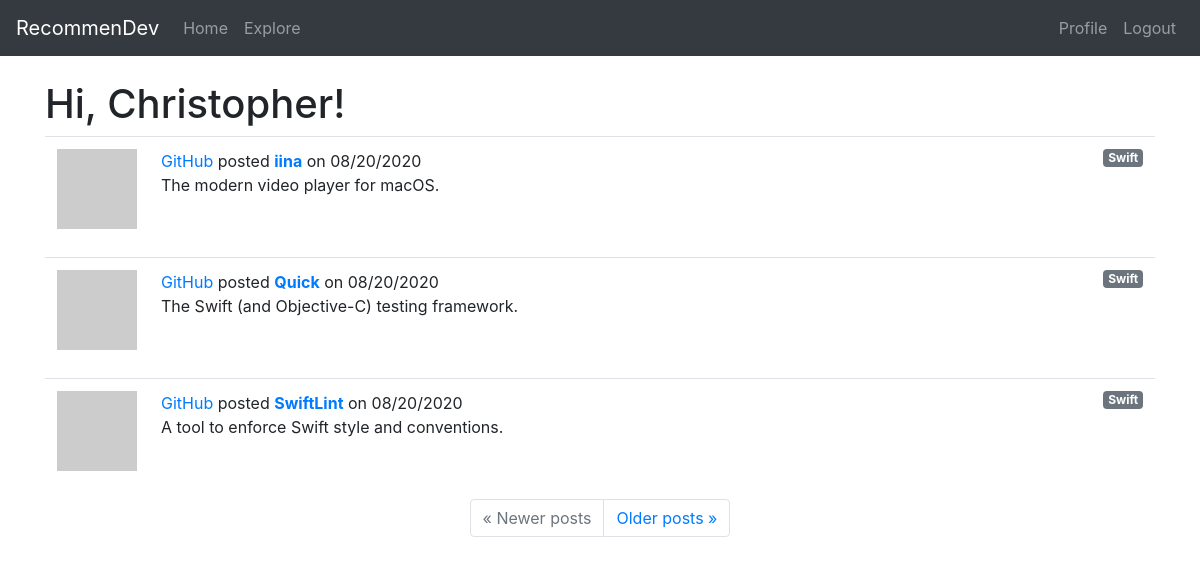
/language/Swift (signed in), run on the app's committed database.
### app/models.py (models this page shows, shortened)
class User(UserMixin, db.Model):
    id = db.Column(db.Integer, primary_key=True)
    username = db.Column(db.String(30), index=True, unique=True)
    email = db.Column(db.String(50), index=True, unique=True)
    password_hash = db.Column(db.String(128))
    projects = db.relationship('Project', backref='owner', lazy='dynamic')
    about_me = db.Column(db.String(140))
    last_seen = db.Column(db.DateTime, default=datetime.utcnow)
    followed = db.relationship(
        'User', secondary=followers,
        primaryjoin=(followers.c.follower_id == id),
        secondaryjoin=(followers.c.followed_id == id),
        backref=db.backref('followers', lazy='dynamic'), lazy='dynamic')
    rated = db.relationship(
        'Project', secondary=ratings,
        backref=db.backref('raters', lazy='dynamic'), lazy='dynamic')
    def avatar(self, size):
        digest = md5(self.email.lower().encode('utf-8')).hexdigest()
        return 'https://www.gravatar.com/avatar/{}?d=retro&s={}'.format(digest, size)

class Project(db.Model):
    id = db.Column(db.Integer, primary_key=True)
    user_id = db.Column(db.Integer, db.ForeignKey('user.id'))
    title = db.Column(db.String(60))
    description = db.Column(db.String(150))
    timestamp = db.Column(db.DateTime, index=True, default=datetime.utcnow)
    language = db.Column(db.String(15))
    git_url = db.Column(db.String(50))
    tags = db.Column(db.String(60))

### app/routes.py (the view)
@app.route('/language/<language>')
@login_required
def language(language):
    page = request.args.get('page', 1, type=int)
    projects = Project.query.filter_by(language=language).order_by(Project.timestamp.desc()).paginate(page, app.config['POSTS_PER_PAGE'], False)
    next_url = url_for('language', language=language, page=projects.next_num) \
        if projects.has_next else None
    prev_url = url_for('language', language=language, page=projects.prev_num) \
        if projects.has_prev else None
    return render_template('index.html', title=language, projects=projects.items, next_url=next_url, prev_url=prev_url)

### app/models.py (called while the page is built)
@login.user_loader
def load_user(id):
    return User.query.get(int(id))

### app/routes.py (called while the page is built)
@app.before_request
def before_request():
    if current_user.is_authenticated:
        current_user.last_seen = datetime.utcnow()
        db.session.commit()

### app/templates/index.html (shortened to what this page needs)
{% extends "base.html" %}
{% block content %}
    <h1>Hi, {{ current_user.username }}!</h1>
    {% for project in projects %}
        {% include '_project.html' %}
    {% endfor %}
    <nav aria-label="...">
        <ul class="pagination justify-content-center">
            <li class="page-item{% if not prev_url %} disabled{% endif %}">
                <a class="page-link" href="{{ prev_url or '#' }}">
                    <span aria-hidden="true">&laquo;</span> Newer posts
                </a>
            </li>
            <li class="page-item{% if not next_url %} disabled{% endif %}">
                <a class="page-link" href="{{ next_url or '#' }}">
                    Older posts <span aria-hidden="true">&raquo;</span>
                </a>
            </li>
        </ul>
    </nav>
{% endblock %}

### app/templates/_project.html
<table class="table table-hover">
    <tr>
        <td width="70px">
            <a href="{{ url_for('user', username=project.owner.username) }}">
                {% if project.owner %}
                <img src="{{ project.owner.avatar(70) }}" />
                {% else %}
                <img src="https://via.placeholder.com/70" />
                {% endif %}
            </a>
        </td>
        <td>
            <span class="user_popup">
                <a href="{{ url_for('user', username=project.owner.username) }}">
                    {{ project.owner.username }}
                </a>
            </span>
            posted <a href="{{ url_for('project', id=project.id) }}"><b>{{ project.title }}</b></a> on {{ moment(project.timestamp).format('L') }}
            <a href="{% if project.language %} {{ url_for('language', language=project.language) }} {% endif %}" class="badge badge-secondary float-right">{% if project.language %} {{ project.language }} {% endif %}</a>
            <br> {% if project.description %} {{ project.description }} {% endif %}
        </td>
    </tr>
</table>

### data on the page
User: username "Christopher"
Project: owner.username "GitHub", title "iina", timestamp "08/20/2020", language "Swift", description "The modern video player for macOS."
Project: owner.username "GitHub", title "Quick", timestamp "08/20/2020", language "Swift", description "The Swift (and Objective-C) testing framework."
Project: owner.username "GitHub", title "SwiftLint", timestamp "08/20/2020", language "Swift", description "A tool to enforce Swift style and conventions."
